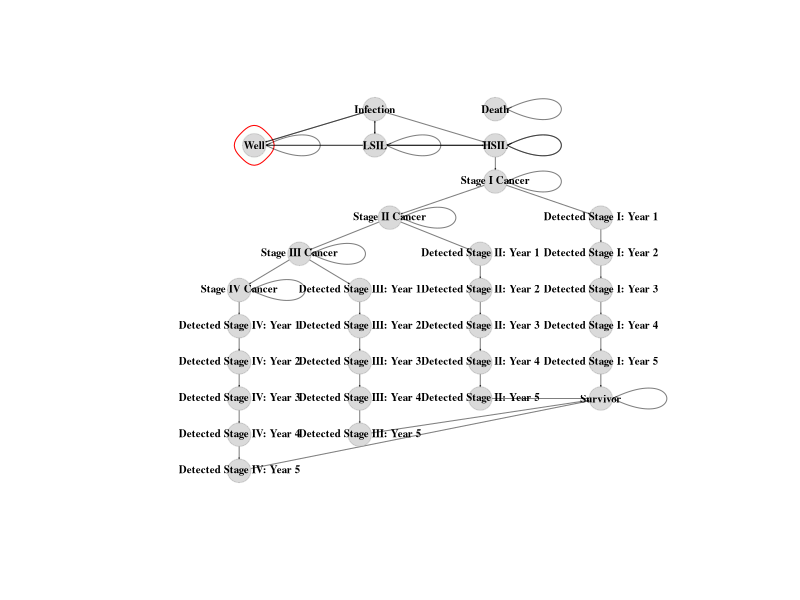

Recreate this plot in R.
library(igraph)
library(tidyverse)
library(readxl)

Clinical_states <- read_excel("figs/fig_markov_model/Clinical_states.xlsx", col_names = FALSE)

nodes <- Clinical_states
nodes

links <- c(from = nodes[, 1], to = nodes[, 2])
links

net <- graph_from_data_frame(d = links, directed = TRUE)

set.seed(1)
plot(net, layout = layout_as_tree, edge.arrow.size=.065, edge.arrow.width = 0.65,
     vertex.color = alpha("lightgrey", .85), vertex.label.color = "black", 
     vertex.frame.color = alpha("darkgrey", .45), vertex.label.font = 2, vertex.size = 13, 
     vertex.label.cex = 0.65, edge.curved = 0, edge.color = alpha("black", .5), 
     mark.groups = 1, mark.col = alpha("lightgreen", .025))
# title(main = "Human Papillomavirus: a Markov Model of its natural history")

# End file ----------------------------------------------------------------